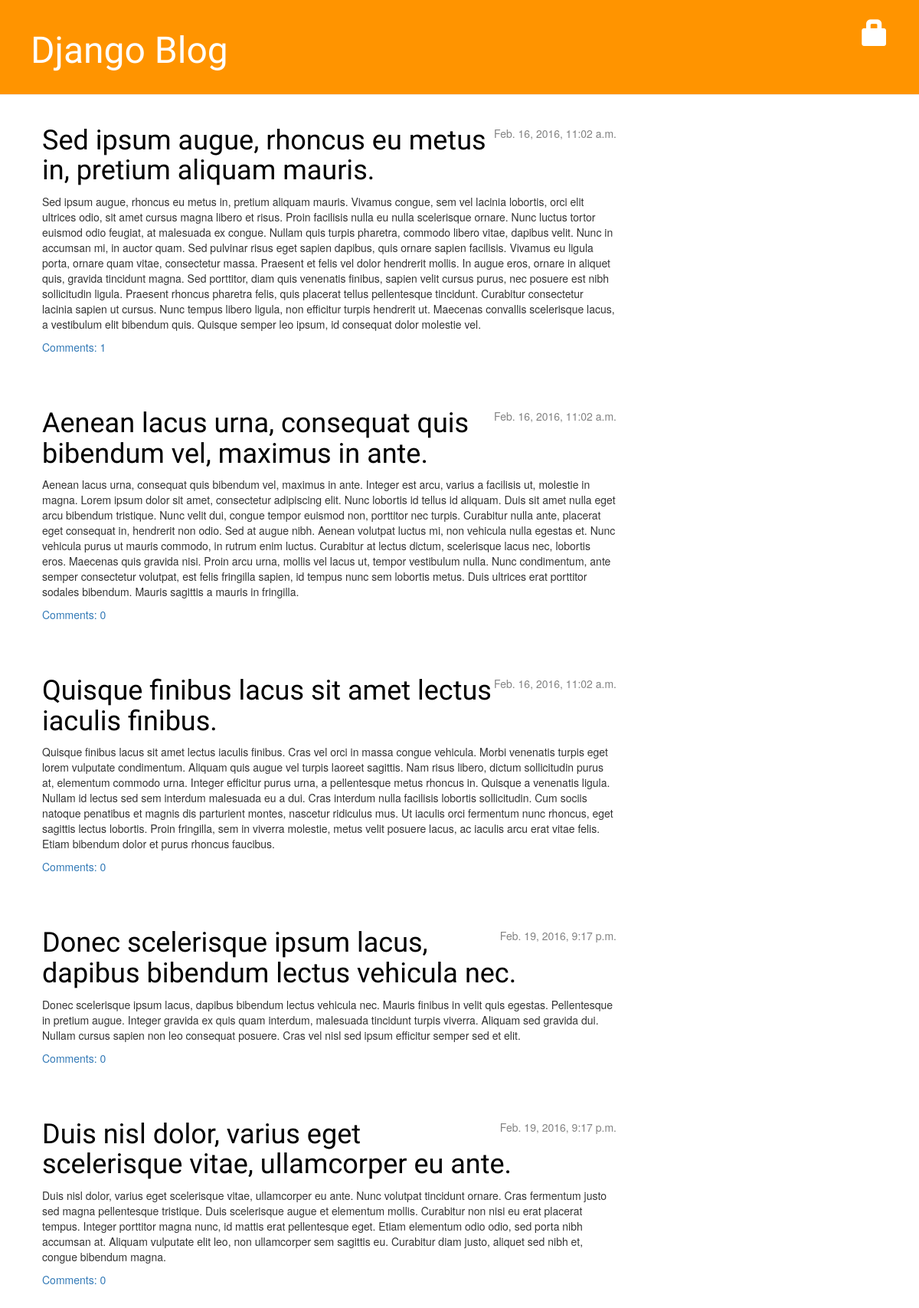
Screenshot of /blog/ with the database file from the repository.
### blog/models.py (models this page shows, shortened)
class Post(models.Model):
    author = models.ForeignKey('auth.User')
    title = models.CharField(max_length=200)
    text = models.TextField()
    created_date = models.DateTimeField(default=timezone.now())
    published_date = models.DateTimeField(blank=True, null=True)
    def approved_comments(self):
        return self.comments.filter(approved_comment=True)

### blog/views.py (the view)
def post_list(request):
    posts = Post.objects.filter(published_date__lte=timezone.now()).order_by('published_date')
    return render(request, 'blog/post_list.html', {'posts': posts})

### blog/templates/blog/post_list.html
{% extends 'blog/base.html' %}
{% block content %}
    {% if posts %}
        {% for post in posts %}
            <div class="post">
                <div class="date">
                    {{ post.published_date }}
                </div>
                <h1><a href="{% url 'blog:post_detail' pk=post.pk %}">{{ post.title }}</a></h1>
                <p>{{ post.text|linebreaks }}</p>
                <a href="{% url 'blog:post_detail' pk=post.pk %}">Comments: {{ post.approved_comments.count }}</a>
            </div>
        {% endfor %}
    {% else %}
        <p>No posts are available.</p>
    {% endif %}
{% endblock content %}

### blog/static/css/blog.css (style rules this page uses)
h1, h2, h3, h4 { font-family: 'Lobster', cursive; }
.date { float: right; color: #828282; }
.post { margin-bottom: 70px; }
.post h1 a, .post h1 a:visited { color: #000000; }

### rows the page displays
Post: published_date "Feb. 16, 2016, 11:02 a.m.", title "Sed ipsum augue, rhoncus eu metus in, pretium aliquam mauris.", text "Sed ipsum augue, rhoncus eu metus in, pretium aliquam mauris. Vivamus congue, sem vel lacinia lobortis, orci elit ultrices odio, sit amet cursus magna libero et risus. Proin facilisis nulla eu nulla scelerisque ornare. Nunc luctus tortor euismod odio feugiat, at malesuada ex congue. Nullam quis turpis pharetra, commodo libero vitae, dapibus velit. Nunc in accumsan mi, in auctor quam. Sed pulvinar risus eget sapien dapibus, quis ornare sapien facilisis. Vivamus eu ligula porta, ornare quam vitae, consectetur massa. Praesent et felis vel dolor hendrerit mollis. In augue eros, ornare in aliquet quis, gravida tincidunt magna. Sed porttitor, diam quis venenatis finibus, sapien velit cursus…", approved_comments.count "1"
Post: published_date "Feb. 16, 2016, 11:02 a.m.", title "Aenean lacus urna, consequat quis bibendum vel, maximus in ante.", text "Aenean lacus urna, consequat quis bibendum vel, maximus in ante. Integer est arcu, varius a facilisis ut, molestie in magna. Lorem ipsum dolor sit amet, consectetur adipiscing elit. Nunc lobortis id tellus id aliquam. Duis sit amet nulla eget arcu bibendum tristique. Nunc velit dui, congue tempor euismod non, porttitor nec turpis. Curabitur nulla ante, placerat eget consequat in, hendrerit non odio. Sed at augue nibh. Aenean volutpat luctus mi, non vehicula nulla egestas et. Nunc vehicula purus ut mauris commodo, in rutrum enim luctus. Curabitur at lectus dictum, scelerisque lacus nec, lobortis eros. Maecenas quis gravida nisi. Proin arcu urna, mollis vel lacus ut, tempor vestibulum nulla.…", approved_comments.count "0"
Post: published_date "Feb. 16, 2016, 11:02 a.m.", title "Quisque finibus lacus sit amet lectus iaculis finibus.", text "Quisque finibus lacus sit amet lectus iaculis finibus. Cras vel orci in massa congue vehicula. Morbi venenatis turpis eget lorem vulputate condimentum. Aliquam quis augue vel turpis laoreet sagittis. Nam risus libero, dictum sollicitudin purus at, elementum commodo urna. Integer efficitur purus urna, a pellentesque metus rhoncus in. Quisque a venenatis ligula. Nullam id lectus sed sem interdum malesuada eu a dui. Cras interdum nulla facilisis lobortis sollicitudin. Cum sociis natoque penatibus et magnis dis parturient montes, nascetur ridiculus mus. Ut iaculis orci fermentum nunc rhoncus, eget sagittis lectus lobortis. Proin fringilla, sem in viverra molestie, metus velit posuere lacus, ac…", approved_comments.count "0"
Post: published_date "Feb. 19, 2016, 9:17 p.m.", title "Donec scelerisque ipsum lacus, dapibus bibendum lectus vehicula nec.", text "Donec scelerisque ipsum lacus, dapibus bibendum lectus vehicula nec. Mauris finibus in velit quis egestas. Pellentesque in pretium augue. Integer gravida ex quis quam interdum, malesuada tincidunt turpis viverra. Aliquam sed gravida dui. Nullam cursus sapien non leo consequat posuere. Cras vel nisl sed ipsum efficitur semper sed et elit.", approved_comments.count "0"
Post: published_date "Feb. 19, 2016, 9:17 p.m.", title "Duis nisl dolor, varius eget scelerisque vitae, ullamcorper eu ante.", text "Duis nisl dolor, varius eget scelerisque vitae, ullamcorper eu ante. Nunc volutpat tincidunt ornare. Cras fermentum justo sed magna pellentesque tristique. Duis scelerisque augue et elementum mollis. Curabitur non nisi eu erat placerat tempus. Integer porttitor magna nunc, id mattis erat pellentesque eget. Etiam elementum odio odio, sed porta nibh accumsan at. Aliquam vulputate elit leo, non ullamcorper sem sagittis eu. Curabitur diam justo, aliquet sed nibh et, congue bibendum magna.", approved_comments.count "0"
